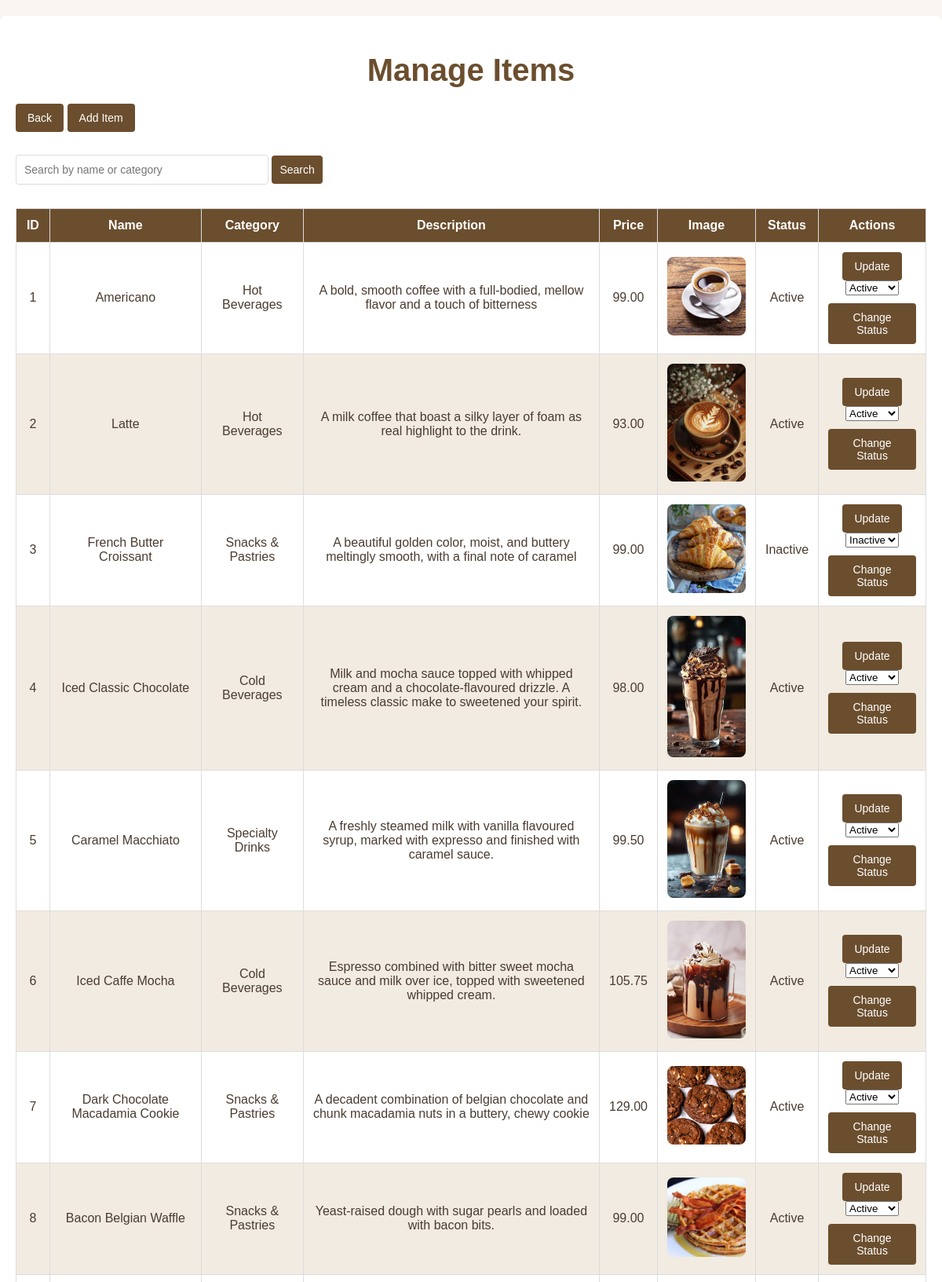
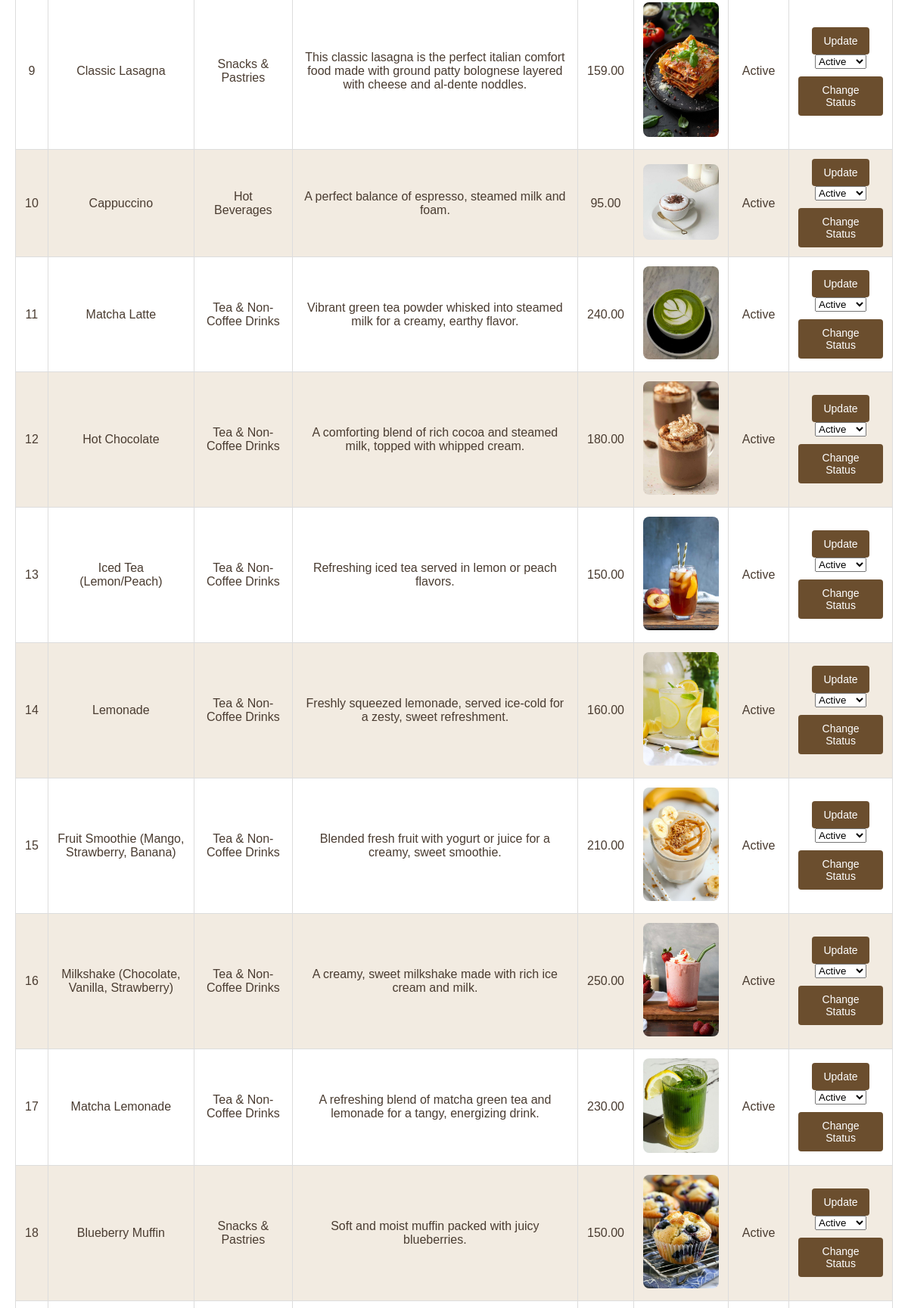
The page /admin/manage_orders.php (upper part) on the database its author committed (2 pictures, top to bottom).
### tables this page shows
CREATE TABLE `menu_items` (
  `item_id` int(11) NOT NULL,
  `item_name` varchar(255) NOT NULL,
  `item_category` varchar(100) NOT NULL,
  `item_desc` varchar(255) NOT NULL,
  `item_price` decimal(10,2) NOT NULL,
  `item_image` varchar(255) DEFAULT NULL,
  `status` enum('Active','Inactive') NOT NULL
);

### admin/manage_orders.php (the view, shortened to what this page needs)
<?php
include '../db_config.php';
?>
<!DOCTYPE html>
<html lang="en">
<head>
</head>
<body>
    <div class="container">
        <h1>Manage Items</h1>
        <a href="index.php" class="btn-back">Back</a>
        <a href="#haha" class="btn-back">Add Item</a>
        <form method="GET" style="margin-bottom: 20px;">
            <input type="text" name="search" placeholder="Search by name or category"
                value="<?php echo isset($_GET['search']) ? htmlspecialchars($_GET['search']) : ''; ?>"
                style="padding: 10px; width: 300px; border: 1px solid #ddd; border-radius: 4px;">
            <button type="submit" style="padding: 10px; background-color: #6b4e2e; color: #fff; border: none; border-radius: 4px; cursor: pointer;">
                Search
            </button>
        </form>
<table>
    <thead>
        <tr>
            <th>ID</th>
            <th>Name</th>
            <th>Category</th>
            <th>Description</th>
            <th>Price</th>
            <th>Image</th>
            <th>Status</th>
            <th>Actions</th>
        </tr>
    </thead>
    <tbody>
    <?php
    $sql = "SELECT * FROM menu_items";
    if (isset($_GET['search']) && !empty($_GET['search'])) {
        $search = htmlspecialchars($_GET['search']);
        $sql .= " WHERE item_name LIKE :search OR item_category LIKE :search";
        $stmt = $conn->prepare($sql);
        $stmt->execute([':search' => "%$search%"]);
    } else {
        $stmt = $conn->query($sql);
    }
    if ($stmt->rowCount() > 0) {
        while ($row = $stmt->fetch(PDO::FETCH_ASSOC)) {
            echo "<tr>
                    <td>{$row['item_id']}</td>
                    <td>{$row['item_name']}</td>
                    <td>{$row['item_category']}</td>
                    <td>{$row['item_desc']}</td>
                    <td>{$row['item_price']}</td>
                    <td><img src='images/{$row['item_image']}'></td>
                    <td>{$row['status']}</td>
                    <td>
                        <button onclick=\"openUpdateModal(
                            '{$row['item_id']}',
                            '{$row['item_name']}',
                            '{$row['item_category']}',
                            '{$row['item_desc']}',
                            '{$row['item_price']}'
                        )\">Update</button>
                        <form action='' method='get'>
                            <select name='status'>
                                <option value='Active' ".($row['status'] == 'Active' ? 'selected' : '').">Active</option>
                                <option value='Inactive' ".($row['status'] == 'Inactive' ? 'selected' : '').">Inactive</option>
                            </select>
                            <input type='hidden' name='item_id' value='{$row['item_id']}'>
                            <button type='submit' class='status-btn'>Change Status</button>
                        </form>
                    </td>
                </tr>";
        }
    } else {
        echo "<tr><td colspan='8'>No items found</td></tr>";
    }
    ?>
    </tbody>
</table>
    </div>
</body>
</html>

### admin/manage_orders.php (style rules this page uses)
body { font-family: 'Arial', sans-serif; margin: 0; padding: 0; background-color: #f9f5f0; color: #4a3c31; }
.container { max-width: 1200px; margin: 20px auto; padding: 20px; background: #fff; border-radius: 8px; box-shadow: 0 4px 6px rgba(0, 0, 0, 0.1); }
h1 { text-align: center; font-size: 2.5em; color: #6b4e2e; margin-bottom: 20px; }
table { width: 100%; border-collapse: collapse; margin-top: 20px; }
table, th, td { border: 1px solid #ddd; }
th, td { padding: 12px; text-align: center; }
th { background-color: #6b4e2e; color: #fff; }
tr:nth-child(even) { background-color: #f2ebe1; }
img { max-width: 100px; border-radius: 8px; }
button, .btn-back, .delete-btn { padding: 10px 15px; font-size: 14px; color: #fff; border: none; border-radius: 4px; text-decoration: none; cursor: pointer; }
button { background-color: #6b4e2e; }
.btn-back { background-color: #6b4e2e; margin-bottom: 20px; display: inline-block; }
input[type="text"], input[type="number"], textarea, input[type="file"] { width: calc(100% - 22px); margin-bottom: 10px; padding: 10px; border: 1px solid #ddd; border-radius: 4px; font-size: 14px; }
button[type="submit"] { margin-top: 10px; background-color: #6b4e2e; }
html { scroll-behavior: smooth; }

### rows shown on the page
menu_items: item_id "1", item_name "Americano", item_category "Hot Beverages", item_desc "A bold, smooth coffee with a full-bodied, mellow flavor and a touch of bitterness", item_price "99.00", item_image (picture), status "Active"
menu_items: item_id "2", item_name "Latte", item_category "Hot Beverages", item_desc "A milk coffee that boast a silky layer of foam as real highlight to the drink.", item_price "93.00", item_image (picture), status "Active"
menu_items: item_id "3", item_name "French Butter Croissant", item_category "Snacks & Pastries", item_desc "A beautiful golden color, moist, and buttery meltingly smooth, with a final note of caramel", item_price "99.00", item_image (picture), status "Inactive"
menu_items: item_id "4", item_name "Iced Classic Chocolate", item_category "Cold Beverages", item_desc "Milk and mocha sauce topped with whipped cream and a chocolate-flavoured drizzle. A timeless classic make to sweetened your spirit.", item_price "98.00", item_image (picture), status "Active"
menu_items: item_id "5", item_name "Caramel Macchiato", item_category "Specialty Drinks", item_desc "A freshly steamed milk with vanilla flavoured syrup, marked with expresso and finished with caramel sauce.", item_price "99.50", item_image (picture), status "Active"
menu_items: item_id "6", item_name "Iced Caffe Mocha", item_category "Cold Beverages", item_desc "Espresso combined with bitter sweet mocha sauce and milk over ice, topped with sweetened whipped cream.", item_price "105.75", item_image (picture), status "Active"
menu_items: item_id "7", item_name "Dark Chocolate Macadamia Cookie", item_category "Snacks & Pastries", item_desc "A decadent combination of belgian chocolate and chunk macadamia nuts in a buttery, chewy cookie", item_price "129.00", item_image (picture), status "Active"
menu_items: item_id "8", item_name "Bacon Belgian Waffle", item_category "Snacks & Pastries", item_desc "Yeast-raised dough with sugar pearls and loaded with bacon bits.", item_price "99.00", item_image (picture), status "Active"
menu_items: item_id "9", item_name "Classic Lasagna", item_category "Snacks & Pastries", item_desc "This classic lasagna is the perfect italian comfort food made with ground patty bolognese layered with cheese and al-dente noddles.", item_price "159.00", item_image (picture), status "Active"
menu_items: item_id "10", item_name "Cappuccino", item_category "Hot Beverages", item_desc "A perfect balance of espresso, steamed milk and foam.", item_price "95.00", item_image (picture), status "Active"
menu_items: item_id "11", item_name "Matcha Latte", item_category "Tea & Non-Coffee Drinks", item_desc "Vibrant green tea powder whisked into steamed milk for a creamy, earthy flavor.", item_price "240.00", item_image (picture), status "Active"
menu_items: item_id "12", item_name "Hot Chocolate", item_category "Tea & Non-Coffee Drinks", item_desc "A comforting blend of rich cocoa and steamed milk, topped with whipped cream.", item_price "180.00", item_image (picture), status "Active"
menu_items: item_id "13", item_name "Iced Tea (Lemon/Peach)", item_category "Tea & Non-Coffee Drinks", item_desc "Refreshing iced tea served in lemon or peach flavors.", item_price "150.00", item_image (picture), status "Active"
menu_items: item_id "14", item_name "Lemonade", item_category "Tea & Non-Coffee Drinks", item_desc "Freshly squeezed lemonade, served ice-cold for a zesty, sweet refreshment.", item_price "160.00", item_image (picture), status "Active"
menu_items: item_id "15", item_name "Fruit Smoothie (Mango, Strawberry, Banana)", item_category "Tea & Non-Coffee Drinks", item_desc "Blended fresh fruit with yogurt or juice for a creamy, sweet smoothie.", item_price "210.00", item_image (picture), status "Active"
menu_items: item_id "16", item_name "Milkshake (Chocolate, Vanilla, Strawberry)", item_category "Tea & Non-Coffee Drinks", item_desc "A creamy, sweet milkshake made with rich ice cream and milk.", item_price "250.00", item_image (picture), status "Active"
menu_items: item_id "17", item_name "Matcha Lemonade", item_category "Tea & Non-Coffee Drinks", item_desc "A refreshing blend of matcha green tea and lemonade for a tangy, energizing drink.", item_price "230.00", item_image (picture), status "Active"
menu_items: item_id "18", item_name "Blueberry Muffin", item_category "Snacks & Pastries", item_desc "Soft and moist muffin packed with juicy blueberries.", item_price "150.00", item_image (picture), status "Active"
